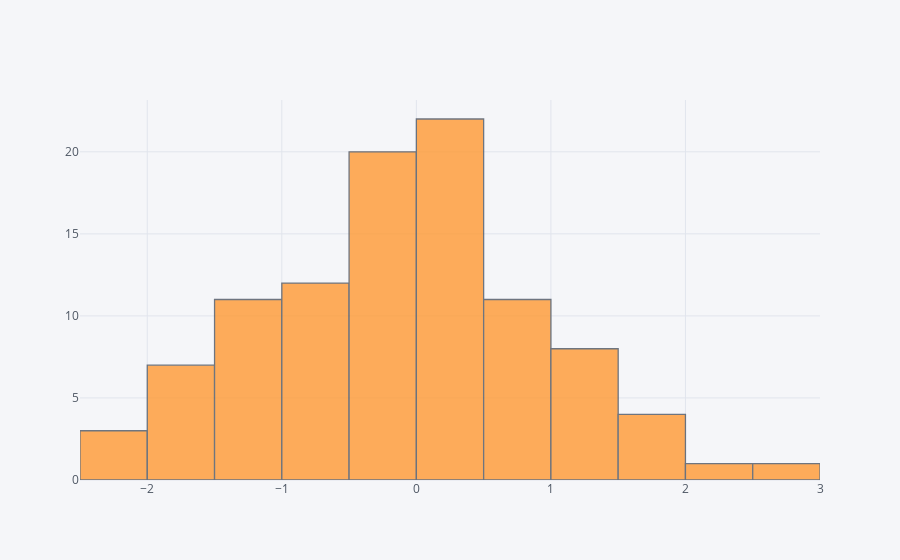

This figure's notebook cell:
### Code cell
df['A'].iplot(kind='hist')

### Figure 1 — Plotly figure (JSON) as saved in the notebook; plotly's stock layout.template omitted (floating-point values rounded to 4 significant figures)
{"data": [{"histfunc": "count", "histnorm": "", "marker": {"color": "rgba(255, 153, 51, 1.0)", "line": {"color": "#4D5663", "width": 1.3}}, "name": "A", "opacity": 0.8, "orientation": "v", "type": "histogram", "uid": "86a2da6c-78d6-4844-ba61-1af92080ca72", "x": [1.676, 0.8501, 1.557, 0.2638, -0.8178, 0.3997, -0.6938, -0.09405, -0.2548, -0.3302, 0.5628, 0.3408, -2.204, -1.575, -0.2337, -0.04915, -1.384, -0.3184, 1.161, 1.036, -0.8414, 2.75, -1.026, -2.335, 0.602, 0.1499, 1.224, 0.4441, -1.549, -0.4302, -0.3856, 0.1917, 0.8207, 0.7969, -0.04909, 0.4209, 0.6914, -0.5403, 1.319, -1.308, -0.4646, -1.062, 0.4346, -2.048, -0.7163, -1.778, 0.414, 0.443, -0.09501, -1.129, -1.177, 0.2725, -0.3157, 0.1714, -0.4443, 0.1239, -0.8138, -1.099, -1.604, 1.235, -1.54, -0.8724, 0.03912, 0.335, -1.576, -0.5035, 0.4692, -0.1426, 1.723, 0.6081, 0.1385, 0.7528, 0.5936, -0.7878, 0.2525, -0.2706, 0.2073, 0.4949, -0.4602, 0.6375, -1.161, 0.6279, -1.027, 1.089, -1.391, -0.93, 0.4067, -0.5044, -0.3641, 1.653, 1.02, -0.5595, -1.619, -0.1114, 0.4989, -0.1508, 1.131, 2.128, -1.099, -0.4173]}], "layout": {"barmode": "overlay", "legend": {"bgcolor": "#F5F6F9", "font": {"color": "#4D5663"}}, "paper_bgcolor": "#F5F6F9", "plot_bgcolor": "#F5F6F9", "title": {"font": {"color": "#4D5663"}}, "xaxis": {"gridcolor": "#E1E5ED", "showgrid": true, "tickfont": {"color": "#4D5663"}, "title": {"font": {"color": "#4D5663"}, "text": ""}, "zerolinecolor": "#E1E5ED"}, "yaxis": {"gridcolor": "#E1E5ED", "showgrid": true, "tickfont": {"color": "#4D5663"}, "title": {"font": {"color": "#4D5663"}, "text": ""}, "zerolinecolor": "#E1E5ED"}}}
